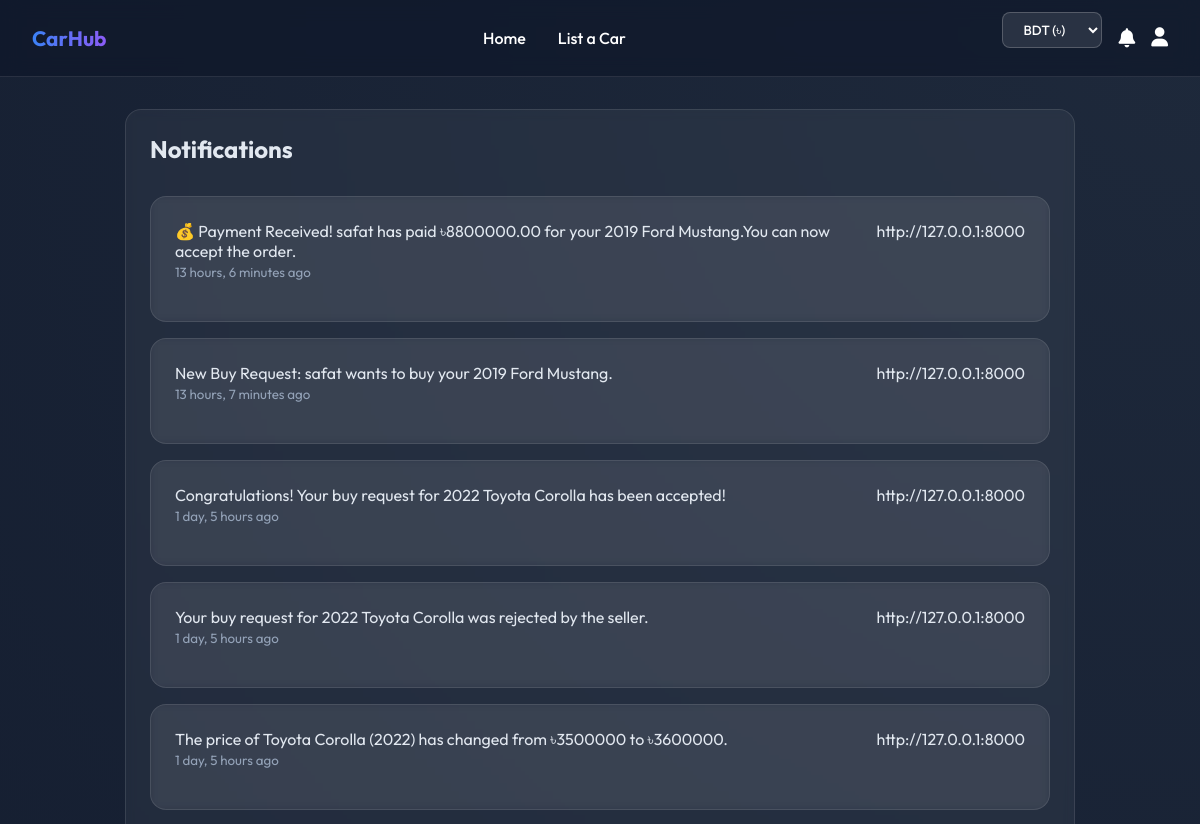
The app's page /notifications/ (signed in, upper part), older data.
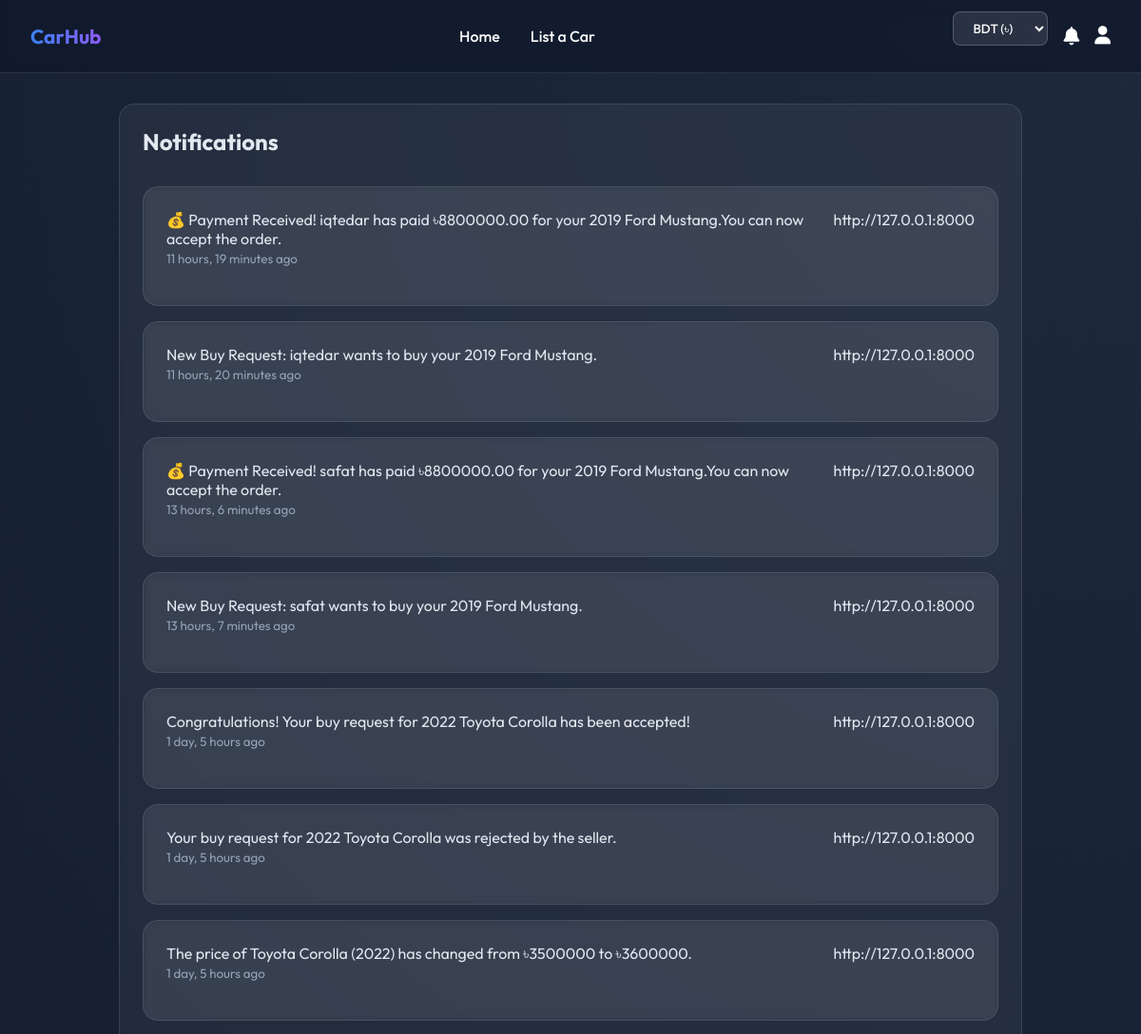
The same page, newer data.
### cars/models.py (models this page shows)
class Notification(models.Model):
    user = models.ForeignKey(User, on_delete=models.CASCADE)
    message = models.TextField()
    is_read = models.BooleanField(default=False)
    created_at = models.DateTimeField(auto_now_add=True)

### cars/views.py (the view)
# urls.py: path('notifications/', views.notifications, name='notifications'),
def notifications(request):
    if not request.user.is_authenticated:
        return redirect('login')
    notifs = Notification.objects.filter(user=request.user).order_by('-created_at')
    unread_count = notifs.filter(is_read=False).count()
    admin_user = User.objects.filter(is_superuser=True).first()
    admin_email = admin_user.email if admin_user else None
    admin_whatsapp = admin_user.profile.whatsapp_number if admin_user and hasattr(admin_user, 'profile') else None
    return render(request, 'cars/notifications.html', {
        'notifications': notifs,
        'unread_count': unread_count,
        'admin_email': admin_email,
        'admin_whatsapp': admin_whatsapp
    })

### cars/templatetags/notification_tags.py (called while the page is built)
@register.simple_tag(takes_context=True)
def unread_notifications_count(context):
    request = context.get('request')
    if request and request.user.is_authenticated:
        return Notification.objects.filter(user=request.user, is_read=False).count()
    return 0

### cars/templates/cars/notifications.html (shortened to what this page needs)
{% extends 'cars/base.html' %}
{% block content %}
<div class="card" style="max-width: 900px; margin: 0 auto;">
    <div style="display:flex; justify-content:space-between; align-items:center; margin-bottom:2rem;">
        <h2 style="margin:0;">Notifications</h2>
    </div>
    <div style="display:flex; flex-direction:column; gap:1rem;">
        {% for notif in notifications %}
        <div class="card">
            <div style="display:flex; justify-content:space-between; align-items:start; margin-bottom: 1rem;">
                <div style="flex:1;">
                    <p style="margin:0; white-space: pre-line;">{{ notif.message }}</p>
                    <small style="color:#94a3b8;">{{ notif.created_at|timesince }} ago</small>
                </div>http://127.0.0.1:8000
            </div>
        </div>
        {% empty %}
        <p style="text-align:center; color:#94a3b8; padding:2rem;">No notifications.</p>
        {% endfor %}
    </div>
</div>
{% endblock %}

Row changes from the older to the newer data that the page shows:
added Notification: message "💰 Payment Received! iqtedar has paid ৳8800000.00 for your 2019 Ford Mustang.You can now accept the order.", created_at "11 hours, 19 minutes"
added Notification: message "New Buy Request: iqtedar wants to buy your 2019 Ford Mustang.", created_at "11 hours, 20 minutes"
